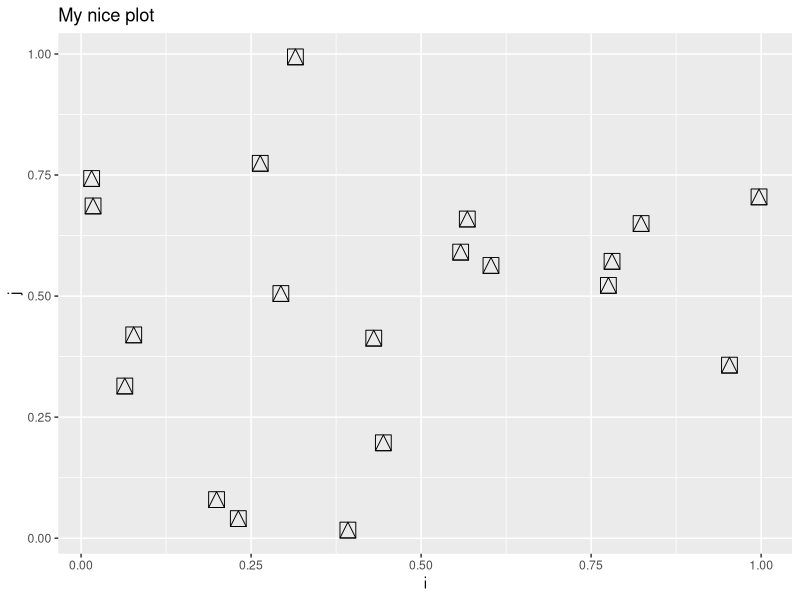
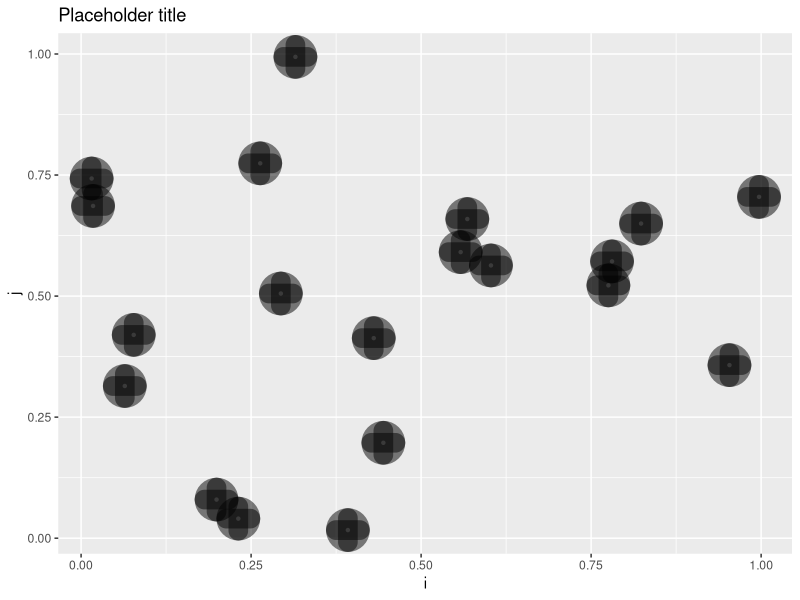

Write R code to recreate these figures, in order.
## ---- chunk 1
#| output: false
library(dplyr)
library(ggplot2)
## ---- chunk 2
# Bad

sample1 <- sample(c(TRUE, FALSE), size = 10, replace = TRUE)
names(sample1) <- paste0("pos", 1:10)
sample1_true <- sample1[sample1 == TRUE]

sample2 <- sample(c(TRUE, FALSE), size = 15, replace = TRUE)
names(sample2) <- paste0("pos", 1:15)
sample2_true <- sample2[sample2 == TRUE]

sample3 <- sample(c(TRUE, FALSE), size = 20, replace = TRUE)
names(sample3) <- paste0("pos", 1:20)
sample3_true <- sample3[sample3 == TRUE]

# Better

sampler <- function (size) {
  
  my_sample <- sample(c(TRUE, FALSE), size, replace = TRUE)
  names(my_sample) <- paste0("pos", 1:size)

  return(my_sample[my_sample == TRUE])
  
}

sample1 <- sampler(10)
sample2 <- sampler(15)
sampler3 <- sampler(20)
## ---- chunk 3

# If you cast your mind back to school this is Pythagoras' Theorem. 
# This function calculates side c (the hypotenuse) given sides a and b of a triangle

# The function name is calculate_c, side_a and side_b are arguments

calculate_c <- function (side_a, side_b) {
  
  return(sqrt(side_a ^ 2 + side_b ^ 2))
  
}

# We could extend the function and give the user control of if they want c
# squared or not. Here we have given squared a default value of FALSE.

calculate_c <- function (side_a, side_b, squared = FALSE) {
  
  side_c <- side_a ^ 2 + side_b ^ 2

  if (squared == TRUE) {
    
    return(side_c)
    
  } else {
    
    return(sqrt(side_c))
    
  }
}


## ---- chunk 4
dummy <- tibble(id = 1:20, i = runif(20), j = runif(20), k = runif(20))

transform_data1 <- function(x, min_value, filter_by, sort_by) {
  
  x |> 
    filter(filter_by >= min_value) |> 
    arrange(sort_by) 
  
}

## ---- chunk 5
# Will work with the curly brackets

transform_data2 <- function(x, min_value, filter_by, sort_by) {
  
  x |> 
    filter({{filter_by}} >= min_value) |> 
    arrange({{sort_by}}) 
  
}

transform_data2(dummy, 0.5, j, k)

# Using := to modify the left hand side or name

transform_data3 <- function(x, min_value, filter_by, sort_by, new_name) {
  
  x |> 
    filter({{filter_by}} >= min_value) |> 
    arrange({{sort_by}}) |> 
    mutate({{new_name}} := {{filter_by}} * {{sort_by}})
    
  
}

transform_data3(dummy, 0.5, i, k, "l")
## ---- chunk 6

calculate_c <- function (side_a, side_b, squared = FALSE) {
  
  if (side_a <= 0) {
    
    stop ("side_a must be positive")
    
  }
  
  if (side_b <= 0) {
    
    stop ("side_b must be negative")
    
  }
  
  if (length(side_a) != length(side_b)) {
    
    stop ("side_a and side_by must have the same length")
    
  }
  
  if (!is.logical(squared)) {
    
    stop ("squared must be TRUE or FALSE")
    
  }
  
  side_c <- side_a ^ 2 + side_b ^ 2

  if (squared == TRUE) {
    
    return(side_c)
    
  } else {
    
    return(sqrt(side_c))
    
  }
}

## ---- chunk 7
# Maybe you want to use some of the aesthetics for tweaking geom_point.
# Maybe you arent sure which ones, all you know is you will be doing a bunch
# of scatter plots of i and j.

ggplot(dummy, aes(x = i, y= j)) +
  geom_point(size = 5, shape = 14) +
  labs(title = "My nice plot")

plotter <- function (plot_data, ..., title = "Placeholder title") {
  
  ggplot(plot_data, aes(x = i, y = j)) +
    geom_point(...) +
    labs(title = title)
  
}

plotter(dummy, alpha = 0.5, shape = 10, stroke = 10)

## ---- chunk 8
plotter2 <- function (plot_data, ..., title = "Placeholder title") {
  
  ggplot(plot_data, aes(x = i, y = j)) +
    geom_point(...) +
    labs(title = title)
  
  return(invisible(plot_data))
  
}

p <- plotter2(dummy, size = 3, shape = 4, stroke = 5)

print(p)
